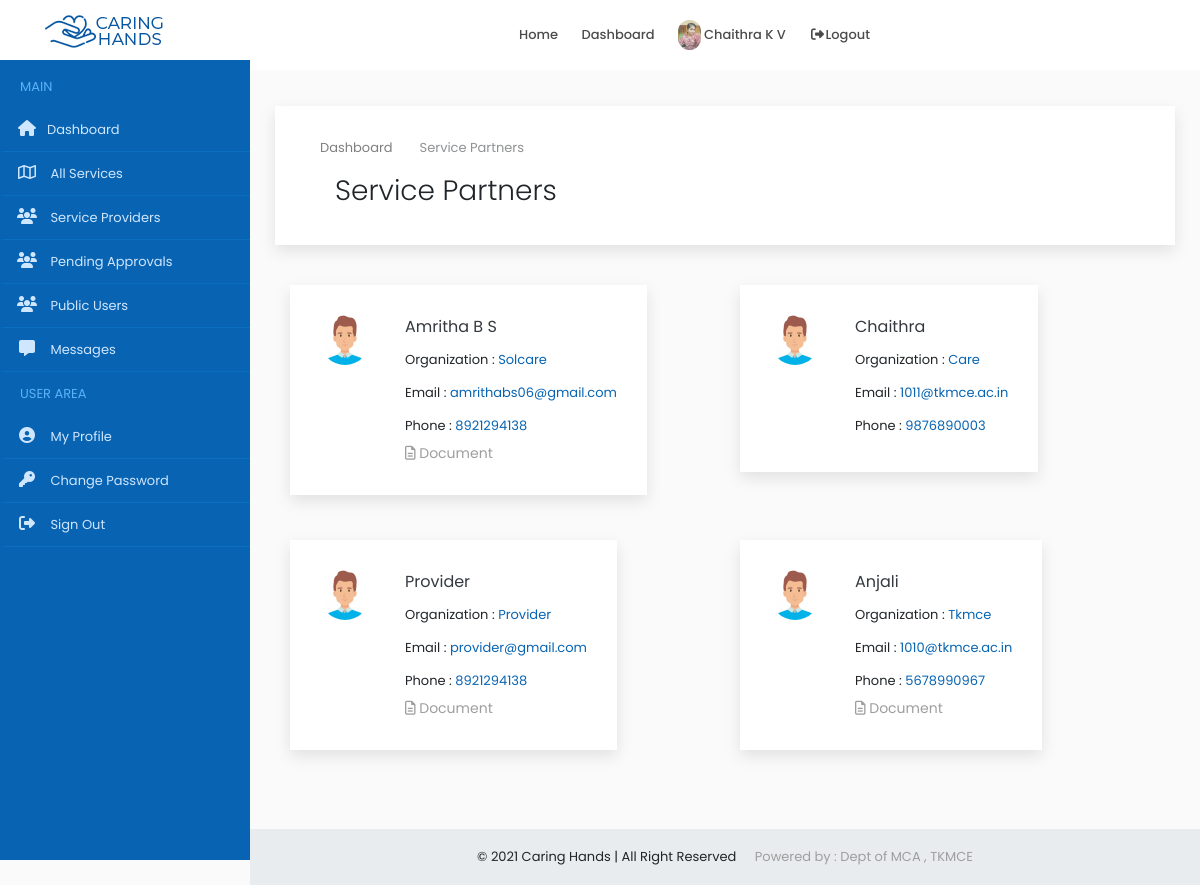
The app's page /administrator/providers/ (signed in) with its own data.
### accounts/models.py (models this page shows, shortened)
class Users(models.Model):
    user = models.ForeignKey(User,on_delete=models.CASCADE)
    name = models.CharField(max_length=150)
    email = models.EmailField(max_length=200,null=True, blank=True)
    organization = models.CharField(max_length=250,null=True, blank=True)
    mob = models.CharField(max_length=12)
    sex = models.CharField(max_length=10,choices=gender,default='Male')
    house = models.CharField(max_length=100,null=True, blank=True)
    street1 =models.CharField(max_length=100,null=True, blank=True)
    street2 =models.CharField(max_length=100,null=True, blank=True)
    city = models.CharField(max_length=100,null=True, blank=True)
    district = models.CharField(max_length=100,null=True, blank=True)
    state = models.CharField(max_length=100,null=True,choices=states, blank=True)
    pin = models.CharField(max_length=100,null=True,blank=True)
    age = models.IntegerField(null=True, blank=True)
    type = models.CharField(max_length=20,choices=user_type)
    approval = models.CharField(max_length=20,choices=approval_choices,default='Pending')
    document = models.FileField(upload_to='documents',null=True, blank=True)
    profile_picture = models.FileField(upload_to='dp',default='assets/img/user3.png')

### accounts/views.py (the view)
# urls.py: path('administrator/providers/',ViewServiceProviders.as_view(), name='service_providers'),
class ViewServiceProviders(View):
    def get(self, request):
        x = AdminCheck(request)
        if x == True:
            user = request.user
            account = Users.objects.get(user=user)
            sp = Users.objects.filter(type='service_provider',approval='1')
            context = {'account': account,'sp': sp}
            return render(request,'admin/service_providers.html',context)

### accounts/functions.py (called while the page is built)
def AdminCheck(request):
    user = request.user
    if user.is_authenticated:
        try:
            u = Users.objects.get(user=user)
            if u.type == 'admin':
                return (True)
            else:
                return (False)
        except:
            return (False)
    else:
        return (False)

### accounts/templates/admin/service_providers.html (shortened to what this page needs)
{% extends 'common/dashboard_main.html' %}
{% load static %}
{% block content %}
{% include 'common/header.html' %}
{% include 'admin/sidenav.html' %}
<div class="content-wrapper">
<div class="container-fluid overflow-hidden">
    <div class="row margin-tb-90px margin-lr-10px sm-mrl-0px">
        <div id="page-title" class="padding-30px background-white full-width box-shadow">
            <div class="container">
                <ol class="breadcrumb opacity-5">
                    <li><a href="{% url 'home' %}">Dashboard</a></li>
                    <li class="active">Service Partners</li>
                </ol>
                <div class="container-fluid">
                    <div class="row">
                        <div class="col-6">
                            <h1 class="font-weight-300">Service Partners</h1>
                        </div>
                        <div class="col-6">
                        </div>
                    </div>
                </div>
            </div>
        </div>
        <div class="container-fluid">
            <div class="row" style="margin-top:40px">
                {% for i in sp %}
                 <div class="col-lg-6 margin-bottom-45px full-width">
                    <div class="background-white thum-hover box-shadow  hvr-float">
                        <div class="padding-30px full-width">
                            <img src="{{i.profile_picture.url}}" class="float-left margin-right-20px border-radius-60 margin-bottom-20px" alt="" style="width: 50px;height:50px">
                            <div class="margin-left-85px">
                                <a class="d-block text-dark text-medium margin-bottom-5px" href="#">{{i.name|title}} </a>
                                <div class="d-block padding-tb-5px">Organization :  <a href="#" class="text-main-color">{{i.organization|title}}</a></div>
                                <div class="d-block padding-tb-5px">Email :  <a href="#" class="text-main-color">{{i.email}}</a></div>
                                <div class="d-block padding-tb-5px">Phone  :  <a href="#" class="text-main-color">{{i.mob}}</a></div>
                                {% if i.document %}
                                <a href="{{i.document.url}}" target="_blank" class="d-inline-block text-grey-2 text-up-small"><i class="far fa-file-alt"></i> Document</a>
                                {% endif %}
                            </div>
                        </div>
                    </div>
                </div>
                {% empty %}
                <div class="alert alert-danger  margin-bottom-35px border-radius-10 padding-30px">
                    <strong>OOPS!</strong> No Service Providers found
                    <hr>
                    <p class="margin-0px">Add new service providers to be listed out over here.</p>
                </div>
                {% endfor %}
            </div>
        </div>
    </div>
</div>
{% include 'common/small_footer.html' %}
</div>
{% endblock %}

### accounts/templates/common/header.html (shortened to what this page needs)
{% load static %}
<header>
    <div id="fixed-header-dark" class="header-output fixed-header" style="background-color: white;">
        <div class="container header-in">
            <div class="row">
                <div class="col-lg-2 col-md-12">
                    <a id="logo" href="{% url 'index' %}" class="d-inline-block margin-tb-15px"><img
                            src="{% static 'assets/img/logo-1.png' %}" alt=""></a>
                </div>
                <div class="col-lg-7 col-md-12 position-inherit">
                    <ul id="menu-main" class="nav-menu float-lg-right link-padding-tb-20px">
                        <li><a href="{% url 'index' %}">Home</a>
                        </li>
                        <li><a href="{% url 'home' %}">Dashboard</a>
                        </li>
                        {% if request.user.is_authenticated %}
                        <li><a href="{% url 'home' %}"><img src="{{account.profile_picture.url}}" class="height-30px border-radius-30" alt=""> {{account.name|title}}</a></li>
                        <li><a href="{% url 'logout' %}" data-toggle="modal" data-target="#exampleModal"><i class="fa fa-fw fa-sign-out-alt"></i>Logout</a></li>
                        {% else %}
                        <li><a href="{% url 'login' %}"><i class="far fa-user"></i> Login</a></li>
                        {% endif %}
                    </ul>
                </div>
                <div class="col-lg-3 col-md-12">
                </div>
            </div>
        </div>
    </div>
</header>

### static/assets/css/colors/main.css (style rules this page uses)
.text-main-color { color: #0864b2; }

### static/assets/css/sb-admin.css (style rules this page uses)
html { position: relative; min-height: 100%; }
body { overflow-x: hidden; }
.content-wrapper { min-height: calc(100vh - 56px); padding-top: 1rem; }
.content-wrapper { overflow-x: hidden; }
@media (min-width: 992px) { .content-wrapper { margin-left: 250px; } }

### records on screen
Users: profile_picture (picture), name "Chaithra K V"
Users: profile_picture (picture), name "Amritha B S", organization "Solcare", email "amrithabs06@gmail.com", mob "8921294138"
Users: profile_picture (picture), name "Chaithra", organization "Care", email "1011@tkmce.ac.in", mob "9876890003"
Users: profile_picture (picture), name "Provider", organization "Provider", email "provider@gmail.com", mob "8921294138"
Users: profile_picture (picture), name "Anjali", organization "Tkmce", email "1010@tkmce.ac.in", mob "5678990967"
